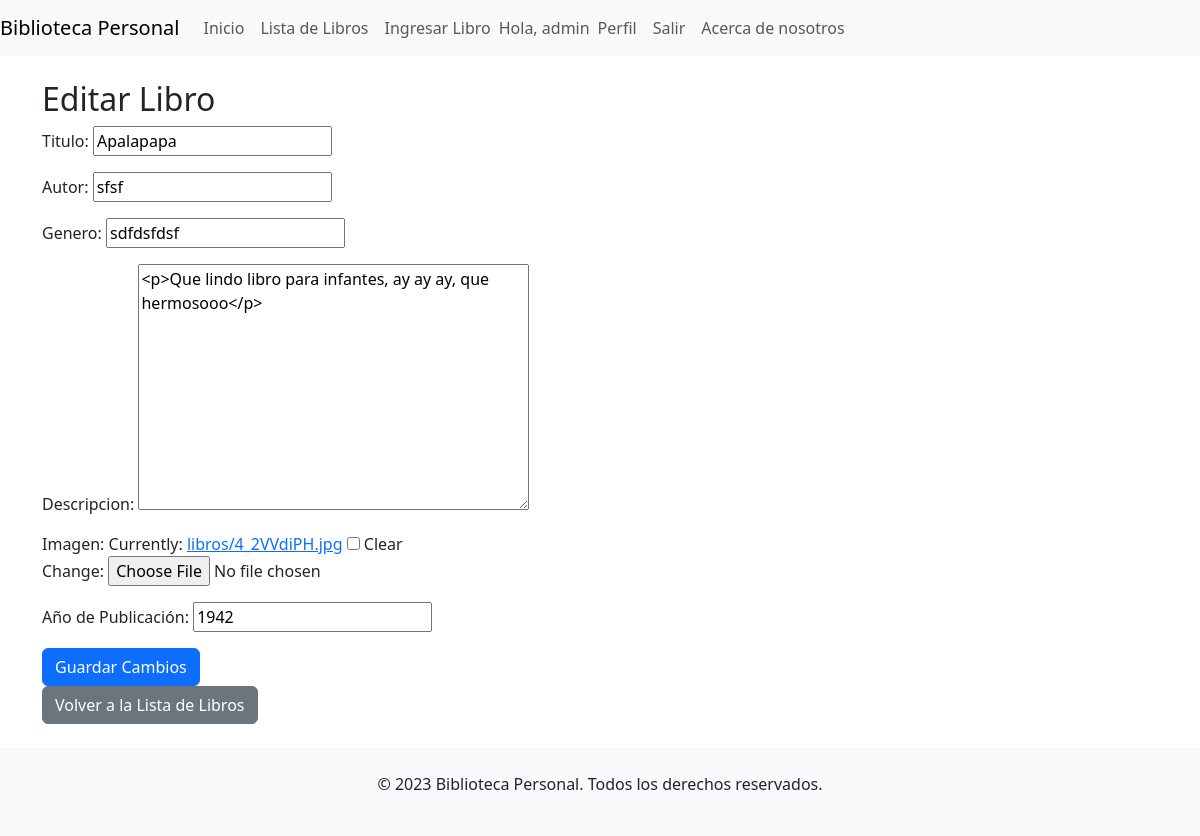
The app's page /libros/libro/editar/28/ (signed in) with its own data.
### libros/models.py (models this page shows, shortened)
class Libro(models.Model):
    titulo = models.CharField(max_length=255)
    autor = models.CharField(max_length=100)
    genero = models.CharField(max_length=50)
    descripcion = RichTextField(blank=True, null=True)
    imagen = models.ImageField(upload_to='libros/', blank=True, null=True)
    usuario = models.ForeignKey(User, on_delete=models.CASCADE, related_name='libros', null=True)
    ano_publicacion = models.IntegerField('Año de Publicación', blank=True, null=True)

### libros/views.py (the view, shortened to what this page needs)
# urls.py: path('libro/editar/<int:pk>/', EditarLibroView.as_view(), name='editar_libro'),
class EditarLibroView(LoginRequiredMixin, UpdateView):
    model = Libro
    form_class = LibroForm
    template_name = 'libros/editar_libro.html'
    success_url = reverse_lazy('lista_libros')
    def get_context_data(self, **kwargs):
        context = super().get_context_data(**kwargs)
        context['libro'] = self.get_object()
        return context

### libros/forms.py
class LibroForm(forms.ModelForm):
    class Meta:
        model = Libro
        fields = ['titulo', 'autor', 'genero', 'descripcion', 'imagen', 'ano_publicacion']

### libros/templates/libros/editar_libro.html
{% extends 'inicio/homepage.html' %} {% block content %}
<h2>Editar Libro</h2>
<form method="post" enctype="multipart/form-data">
  {% csrf_token %} {{ form.media }} {{ form.as_p }}
  <button type="submit" class="btn btn-primary">Guardar Cambios</button>
</form>
<a href="{% url 'lista_libros' %}" class="btn btn-secondary"
  >Volver a la Lista de Libros</a
>
{% endblock %}

### inicio/templates/inicio/homepage.html (shortened to what this page needs)
{% load static %}
<!DOCTYPE html>
<html lang="en">
  <head>
    <link rel="stylesheet" href="{% static 'css/bootstrap.min.css' %}" />
    <link
      rel="stylesheet"
      href="https://cdnjs.cloudflare.com/ajax/libs/font-awesome/5.15.3/css/all.min.css"
    />
    <link
      rel="stylesheet"
      type="text/css"
      href="{% static 'css/custom.css' %}"
    />
  </head>
  <body>
    <nav class="navbar navbar-expand-lg navbar-light bg-light">
      <a class="navbar-brand" href="#">Biblioteca Personal</a>
      <div class="collapse navbar-collapse" id="navbarNav">
        <ul class="navbar-nav">
          <li class="nav-item active">
            <a
              class="nav-link btn btn-outline-primary"
              href="{% url 'homepage' %}"
              >Inicio</a
            >
          </li>
          {% if user.is_authenticated %}
          <li class="nav-item">
            <a class="nav-link" href="{% url 'lista_libros' %}"
              >Lista de Libros</a
            >
          </li>
          <li class="nav-item">
            <a class="nav-link" href="{% url 'ingresar_libro' %}"
              >Ingresar Libro</a
            >
          </li>
          {% endif %}
        </ul>
        <ul class="navbar-nav ml-auto">
          {% if user.is_authenticated %}
          <span class="navbar-text greeting-text"
            >Hola, {{ user.username }}</span
          >
          <li class="nav-item">
            <a class="nav-link" href="{% url 'perfil' %}">Perfil</a>
          </li>
          <li class="nav-item">
            <a class="nav-link greeting-link" href="{% url 'logout' %}"
              >Salir</a
            >
          </li>
          {% endif %}
          <li class="nav-item">
            <a class="nav-link" href="{% url 'about' %}">Acerca de nosotros</a>
          </li>
        </ul>
      </div>
    </nav>
    <div class="container mt-4">
       {% block content %} {% endblock %}
    </div>
    <footer class="bg-light py-4 mt-4">
      <div class="container text-center">
        <p>&copy; 2023 Biblioteca Personal. Todos los derechos reservados.</p>
      </div>
    </footer>
  </body>
</html>

### static/css/custom.css (style rules this page uses)
.navbar-nav.ml-auto { display: flex; align-items: center; }
.navbar { display: flex; justify-content: space-between; }
.navbar-nav { display: flex; align-items: center; }

### records on screen
Libro: titulo "Apalapapa", autor "sfsf", genero "sdfdsfdsf", descripcion "<p>Que lindo libro para infantes, ay ay ay, que hermosooo</p>", ano_publicacion "1942"

### other values on screen
{{ user.username }} "admin"
